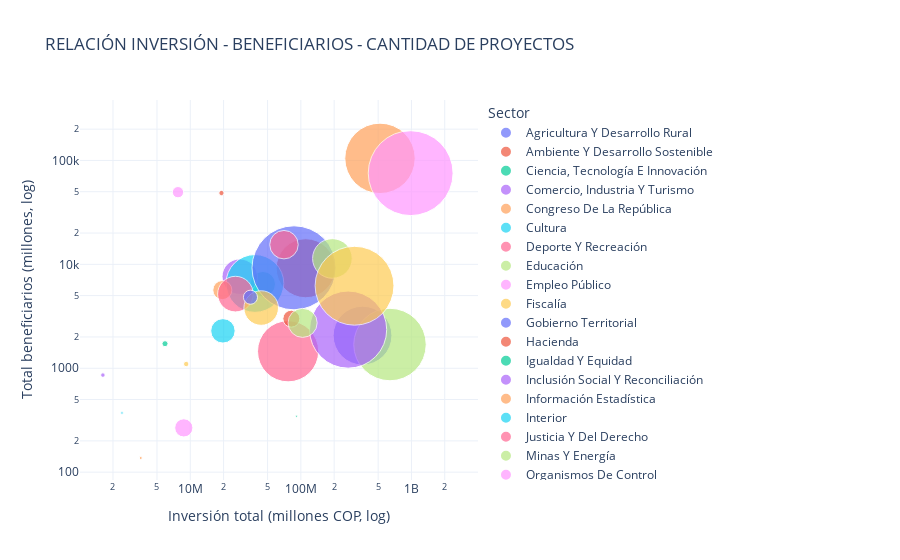

Notebook code for this chart:
### Markdown cell above
#   *2)  Relación entre inversión pública, cobertura poblacional y volumen de proyectos por sector*
Este gráfico de burbuja analiza la relación entre la inversión pública total, el número de beneficiarios y la cantidad de proyectos ejecutados por sector.
El eje horizontal representa la inversión total (en millones de COP), el eje vertical el total de beneficiarios, y el tamaño de la burbuja indica el número de proyectos.
Ambos ejes se presentan en escala logarítmica para facilitar la comparación entre sectores con magnitudes muy distintas.

### Code cell
# Agrupar y crear el dataframe resumido por sector
Variables_Sector = (
    df.groupby("Sector", as_index=False)
      .agg(
          ValorTotalProyecto_M=("ValorTotalProyecto", lambda x: x.sum() / 1_000_000),
          TotalBeneficiario_M=("TotalBeneficiario", lambda x: x.sum() / 1_000_000),
          CantidadProyectos=("Bpin", "count")
      )
)

# Gráfico burbuja
fig = px.scatter(
    Variables_Sector,
    x="ValorTotalProyecto_M",
    y="TotalBeneficiario_M",
    size="CantidadProyectos",
    color="Sector",
    hover_name="Sector",
    title="RELACIÓN INVERSIÓN - BENEFICIARIOS - CANTIDAD DE PROYECTOS",
    template="plotly_white",
    log_x=True,
    log_y=True,
    size_max=60
)

fig.update_xaxes(title="Inversión total (millones COP, log)")
fig.update_yaxes(title="Total beneficiarios (millones, log)")
fig.show()

### Figure 1 — Plotly figure (JSON) as saved in the notebook; plotly's stock layout.template omitted (floating-point values rounded to 4 significant figures)
{"data": [{"hovertemplate": "<b>%{hovertext}</b><br><br>Sector=Agricultura Y Desarrollo Rural<br>ValorTotalProyecto_M=%{x}<br>TotalBeneficiario_M=%{y}<br>CantidadProyectos=%{marker.size}<extra></extra>", "hovertext": ["Agricultura Y Desarrollo Rural"], "legendgroup": "Agricultura Y Desarrollo Rural", "marker": {"color": "#636efa", "size": [28418], "sizemode": "area", "sizeref": 16.45, "symbol": "circle"}, "mode": "markers", "name": "Agricultura Y Desarrollo Rural", "orientation": "v", "showlegend": true, "type": "scatter", "x": [361100000.0], "xaxis": "x", "y": [2062.0], "yaxis": "y"}, {"hovertemplate": "<b>%{hovertext}</b><br><br>Sector=Ambiente Y Desarrollo Sostenible<br>ValorTotalProyecto_M=%{x}<br>TotalBeneficiario_M=%{y}<br>CantidadProyectos=%{marker.size}<extra></extra>", "hovertext": ["Ambiente Y Desarrollo Sostenible"], "legendgroup": "Ambiente Y Desarrollo Sostenible", "marker": {"color": "#EF553B", "size": [28645], "sizemode": "area", "sizeref": 16.45, "symbol": "circle"}, "mode": "markers", "name": "Ambiente Y Desarrollo Sostenible", "orientation": "v", "showlegend": true, "type": "scatter", "x": [110500000.0], "xaxis": "x", "y": [9173.0], "yaxis": "y"}, {"hovertemplate": "<b>%{hovertext}</b><br><br>Sector=Ciencia, Tecnología E Innovación<br>ValorTotalProyecto_M=%{x}<br>TotalBeneficiario_M=%{y}<br>CantidadProyectos=%{marker.size}<extra></extra>", "hovertext": ["Ciencia, Tecnología E Innovación"], "legendgroup": "Ciencia, Tecnología E Innovación", "marker": {"color": "#00cc96", "size": [5296], "sizemode": "area", "sizeref": 16.45, "symbol": "circle"}, "mode": "markers", "name": "Ciencia, Tecnología E Innovación", "orientation": "v", "showlegend": true, "type": "scatter", "x": [45270000.0], "xaxis": "x", "y": [6450.0], "yaxis": "y"}, {"hovertemplate": "<b>%{hovertext}</b><br><br>Sector=Comercio, Industria Y Turismo<br>ValorTotalProyecto_M=%{x}<br>TotalBeneficiario_M=%{y}<br>CantidadProyectos=%{marker.size}<extra></extra>", "hovertext": ["Comercio, Industria Y Turismo"], "legendgroup": "Comercio, Industria Y Turismo", "marker": {"color": "#ab63fa", "size": [10354], "sizemode": "area", "sizeref": 16.45, "symbol": "circle"}, "mode": "markers", "name": "Comercio, Industria Y Turismo", "orientation": "v", "showlegend": true, "type": "scatter", "x": [28010000.0], "xaxis": "x", "y": [7604.0], "yaxis": "y"}, {"hovertemplate": "<b>%{hovertext}</b><br><br>Sector=Congreso De La República<br>ValorTotalProyecto_M=%{x}<br>TotalBeneficiario_M=%{y}<br>CantidadProyectos=%{marker.size}<extra></extra>", "hovertext": ["Congreso De La República"], "legendgroup": "Congreso De La República", "marker": {"color": "#FFA15A", "size": [73], "sizemode": "area", "sizeref": 16.45, "symbol": "circle"}, "mode": "markers", "name": "Congreso De La República", "orientation": "v", "showlegend": true, "type": "scatter", "x": [3567000.0], "xaxis": "x", "y": [136.9], "yaxis": "y"}, {"hovertemplate": "<b>%{hovertext}</b><br><br>Sector=Cultura<br>ValorTotalProyecto_M=%{x}<br>TotalBeneficiario_M=%{y}<br>CantidadProyectos=%{marker.size}<extra></extra>", "hovertext": ["Cultura"], "legendgroup": "Cultura", "marker": {"color": "#19d3f3", "size": [27460], "sizemode": "area", "sizeref": 16.45, "symbol": "circle"}, "mode": "markers", "name": "Cultura", "orientation": "v", "showlegend": true, "type": "scatter", "x": [38410000.0], "xaxis": "x", "y": [6548.0], "yaxis": "y"}, {"hovertemplate": "<b>%{hovertext}</b><br><br>Sector=Deporte Y Recreación<br>ValorTotalProyecto_M=%{x}<br>TotalBeneficiario_M=%{y}<br>CantidadProyectos=%{marker.size}<extra></extra>", "hovertext": ["Deporte Y Recreación"], "legendgroup": "Deporte Y Recreación", "marker": {"color": "#FF6692", "size": [30767], "sizemode": "area", "sizeref": 16.45, "symbol": "circle"}, "mode": "markers", "name": "Deporte Y Recreación", "orientation": "v", "showlegend": true, "type": "scatter", "x": [76660000.0], "xaxis": "x", "y": [1457.0], "yaxis": "y"}, {"hovertemplate": "<b>%{hovertext}</b><br><br>Sector=Educación<br>ValorTotalProyecto_M=%{x}<br>TotalBeneficiario_M=%{y}<br>CantidadProyectos=%{marker.size}<extra></extra>", "hovertext": ["Educación"], "legendgroup": "Educación", "marker": {"color": "#B6E880", "size": [43179], "sizemode": "area", "sizeref": 16.45, "symbol": "circle"}, "mode": "markers", "name": "Educación", "orientation": "v", "showlegend": true, "type": "scatter", "x": [639700000.0], "xaxis": "x", "y": [1691.0], "yaxis": "y"}, {"hovertemplate": "<b>%{hovertext}</b><br><br>Sector=Empleo Público<br>ValorTotalProyecto_M=%{x}<br>TotalBeneficiario_M=%{y}<br>CantidadProyectos=%{marker.size}<extra></extra>", "hovertext": ["Empleo Público"], "legendgroup": "Empleo Público", "marker": {"color": "#FF97FF", "size": [2730], "sizemode": "area", "sizeref": 16.45, "symbol": "circle"}, "mode": "markers", "name": "Empleo Público", "orientation": "v", "showlegend": true, "type": "scatter", "x": [8737000.0], "xaxis": "x", "y": [266.8], "yaxis": "y"}, {"hovertemplate": "<b>%{hovertext}</b><br><br>Sector=Fiscalía<br>ValorTotalProyecto_M=%{x}<br>TotalBeneficiario_M=%{y}<br>CantidadProyectos=%{marker.size}<extra></extra>", "hovertext": ["Fiscalía"], "legendgroup": "Fiscalía", "marker": {"color": "#FECB52", "size": [239], "sizemode": "area", "sizeref": 16.45, "symbol": "circle"}, "mode": "markers", "name": "Fiscalía", "orientation": "v", "showlegend": true, "type": "scatter", "x": [9185000.0], "xaxis": "x", "y": [1098.0], "yaxis": "y"}, {"hovertemplate": "<b>%{hovertext}</b><br><br>Sector=Gobierno Territorial<br>ValorTotalProyecto_M=%{x}<br>TotalBeneficiario_M=%{y}<br>CantidadProyectos=%{marker.size}<extra></extra>", "hovertext": ["Gobierno Territorial"], "legendgroup": "Gobierno Territorial", "marker": {"color": "#636efa", "size": [58100], "sizemode": "area", "sizeref": 16.45, "symbol": "circle"}, "mode": "markers", "name": "Gobierno Territorial", "orientation": "v", "showlegend": true, "type": "scatter", "x": [86700000.0], "xaxis": "x", "y": [9256.0], "yaxis": "y"}, {"hovertemplate": "<b>%{hovertext}</b><br><br>Sector=Hacienda<br>ValorTotalProyecto_M=%{x}<br>TotalBeneficiario_M=%{y}<br>CantidadProyectos=%{marker.size}<extra></extra>", "hovertext": ["Hacienda"], "legendgroup": "Hacienda", "marker": {"color": "#EF553B", "size": [2370], "sizemode": "area", "sizeref": 16.45, "symbol": "circle"}, "mode": "markers", "name": "Hacienda", "orientation": "v", "showlegend": true, "type": "scatter", "x": [81990000.0], "xaxis": "x", "y": [2999.0], "yaxis": "y"}, {"hovertemplate": "<b>%{hovertext}</b><br><br>Sector=Igualdad Y Equidad<br>ValorTotalProyecto_M=%{x}<br>TotalBeneficiario_M=%{y}<br>CantidadProyectos=%{marker.size}<extra></extra>", "hovertext": ["Igualdad Y Equidad"], "legendgroup": "Igualdad Y Equidad", "marker": {"color": "#00cc96", "size": [36], "sizemode": "area", "sizeref": 16.45, "symbol": "circle"}, "mode": "markers", "name": "Igualdad Y Equidad", "orientation": "v", "showlegend": true, "type": "scatter", "x": [91290000.0], "xaxis": "x", "y": [345.5], "yaxis": "y"}, {"hovertemplate": "<b>%{hovertext}</b><br><br>Sector=Inclusión Social Y Reconciliación<br>ValorTotalProyecto_M=%{x}<br>TotalBeneficiario_M=%{y}<br>CantidadProyectos=%{marker.size}<extra></extra>", "hovertext": ["Inclusión Social Y Reconciliación"], "legendgroup": "Inclusión Social Y Reconciliación", "marker": {"color": "#ab63fa", "size": [48944], "sizemode": "area", "sizeref": 16.45, "symbol": "circle"}, "mode": "markers", "name": "Inclusión Social Y Reconciliación", "orientation": "v", "showlegend": true, "type": "scatter", "x": [267600000.0], "xaxis": "x", "y": [2355.0], "yaxis": "y"}, {"hovertemplate": "<b>%{hovertext}</b><br><br>Sector=Información Estadística<br>ValorTotalProyecto_M=%{x}<br>TotalBeneficiario_M=%{y}<br>CantidadProyectos=%{marker.size}<extra></extra>", "hovertext": ["Información Estadística"], "legendgroup": "Información Estadística", "marker": {"color": "#FFA15A", "size": [2996], "sizemode": "area", "sizeref": 16.45, "symbol": "circle"}, "mode": "markers", "name": "Información Estadística", "orientation": "v", "showlegend": true, "type": "scatter", "x": [19480000.0], "xaxis": "x", "y": [5651.0], "yaxis": "y"}, {"hovertemplate": "<b>%{hovertext}</b><br><br>Sector=Interior<br>ValorTotalProyecto_M=%{x}<br>TotalBeneficiario_M=%{y}<br>CantidadProyectos=%{marker.size}<extra></extra>", "hovertext": ["Interior"], "legendgroup": "Interior", "marker": {"color": "#19d3f3", "size": [4903], "sizemode": "area", "sizeref": 16.45, "symbol": "circle"}, "mode": "markers", "name": "Interior", "orientation": "v", "showlegend": true, "type": "scatter", "x": [19740000.0], "xaxis": "x", "y": [2290.0], "yaxis": "y"}, {"hovertemplate": "<b>%{hovertext}</b><br><br>Sector=Justicia Y Del Derecho<br>ValorTotalProyecto_M=%{x}<br>TotalBeneficiario_M=%{y}<br>CantidadProyectos=%{marker.size}<extra></extra>", "hovertext": ["Justicia Y Del Derecho"], "legendgroup": "Justicia Y Del Derecho", "marker": {"color": "#FF6692", "size": [10436], "sizemode": "area", "sizeref": 16.45, "symbol": "circle"}, "mode": "markers", "name": "Justicia Y Del Derecho", "orientation": "v", "showlegend": true, "type": "scatter", "x": [25590000.0], "xaxis": "x", "y": [5170.0], "yaxis": "y"}, {"hovertemplate": "<b>%{hovertext}</b><br><br>Sector=Minas Y Energía<br>ValorTotalProyecto_M=%{x}<br>TotalBeneficiario_M=%{y}<br>CantidadProyectos=%{marker.size}<extra></extra>", "hovertext": ["Minas Y Energía"], "legendgroup": "Minas Y Energía", "marker": {"color": "#B6E880", "size": [12915], "sizemode": "area", "sizeref": 16.45, "symbol": "circle"}, "mode": "markers", "name": "Minas Y Energía", "orientation": "v", "showlegend": true, "type": "scatter", "x": [192800000.0], "xaxis": "x", "y": [11390.0], "yaxis": "y"}, {"hovertemplate": "<b>%{hovertext}</b><br><br>Sector=Organismos De Control<br>ValorTotalProyecto_M=%{x}<br>TotalBeneficiario_M=%{y}<br>CantidadProyectos=%{marker.size}<extra></extra>", "hovertext": ["Organismos De Control"], "legendgroup": "Organismos De Control", "marker": {"color": "#FF97FF", "size": [1052], "sizemode": "area", "sizeref": 16.45, "symbol": "circle"}, "mode": "markers", "name": "Organismos De Control", "orientation": "v", "showlegend": true, "type": "scatter", "x": [7740000.0], "xaxis": "x", "y": [49490.0], "yaxis": "y"}, {"hovertemplate": "<b>%{hovertext}</b><br><br>Sector=Planeación<br>ValorTotalProyecto_M=%{x}<br>TotalBeneficiario_M=%{y}<br>CantidadProyectos=%{marker.size}<extra></extra>", "hovertext": ["Planeación"], "legendgroup": "Planeación", "marker": {"color": "#FECB52", "size": [9828], "sizemode": "area", "sizeref": 16.45, "symbol": "circle"}, "mode": "markers", "name": "Planeación", "orientation": "v", "showlegend": true, "type": "scatter", "x": [43770000.0], "xaxis": "x", "y": [3799.0], "yaxis": "y"}, {"hovertemplate": "<b>%{hovertext}</b><br><br>Sector=Presidencia De La República<br>ValorTotalProyecto_M=%{x}<br>TotalBeneficiario_M=%{y}<br>CantidadProyectos=%{marker.size}<extra></extra>", "hovertext": ["Presidencia De La República"], "legendgroup": "Presidencia De La República", "marker": {"color": "#636efa", "size": [1638], "sizemode": "area", "sizeref": 16.45, "symbol": "circle"}, "mode": "markers", "name": "Presidencia De La República", "orientation": "v", "showlegend": true, "type": "scatter", "x": [35020000.0], "xaxis": "x", "y": [4826.0], "yaxis": "y"}, {"hovertemplate": "<b>%{hovertext}</b><br><br>Sector=Rama Judicial<br>ValorTotalProyecto_M=%{x}<br>TotalBeneficiario_M=%{y}<br>CantidadProyectos=%{marker.size}<extra></extra>", "hovertext": ["Rama Judicial"], "legendgroup": "Rama Judicial", "marker": {"color": "#EF553B", "size": [230], "sizemode": "area", "sizeref": 16.45, "symbol": "circle"}, "mode": "markers", "name": "Rama Judicial", "orientation": "v", "showlegend": true, "type": "scatter", "x": [19140000.0], "xaxis": "x", "y": [48560.0], "yaxis": "y"}, {"hovertemplate": "<b>%{hovertext}</b><br><br>Sector=Registraduría<br>ValorTotalProyecto_M=%{x}<br>TotalBeneficiario_M=%{y}<br>CantidadProyectos=%{marker.size}<extra></extra>", "hovertext": ["Registraduría"], "legendgroup": "Registraduría", "marker": {"color": "#00cc96", "size": [302], "sizemode": "area", "sizeref": 16.45, "symbol": "circle"}, "mode": "markers", "name": "Registraduría", "orientation": "v", "showlegend": true, "type": "scatter", "x": [5909000.0], "xaxis": "x", "y": [1723.0], "yaxis": "y"}, {"hovertemplate": "<b>%{hovertext}</b><br><br>Sector=Relaciones Exteriores<br>ValorTotalProyecto_M=%{x}<br>TotalBeneficiario_M=%{y}<br>CantidadProyectos=%{marker.size}<extra></extra>", "hovertext": ["Relaciones Exteriores"], "legendgroup": "Relaciones Exteriores", "marker": {"color": "#ab63fa", "size": [166], "sizemode": "area", "sizeref": 16.45, "symbol": "circle"}, "mode": "markers", "name": "Relaciones Exteriores", "orientation": "v", "showlegend": true, "type": "scatter", "x": [1621000.0], "xaxis": "x", "y": [859.5], "yaxis": "y"}, {"hovertemplate": "<b>%{hovertext}</b><br><br>Sector=Salud Y Protección Social<br>ValorTotalProyecto_M=%{x}<br>TotalBeneficiario_M=%{y}<br>CantidadProyectos=%{marker.size}<extra></extra>", "hovertext": ["Salud Y Protección Social"], "legendgroup": "Salud Y Protección Social", "marker": {"color": "#FFA15A", "size": [40788], "sizemode": "area", "sizeref": 16.45, "symbol": "circle"}, "mode": "markers", "name": "Salud Y Protección Social", "orientation": "v", "showlegend": true, "type": "scatter", "x": [519500000.0], "xaxis": "x", "y": [104700.0], "yaxis": "y"}, {"hovertemplate": "<b>%{hovertext}</b><br><br>Sector=Sistema Integral De Verdad, Justicia, Reparación Y No Repetición<br>ValorTotalProyecto_M=%{x}<br>TotalBeneficiario_M=%{y}<br>CantidadProyectos=%{marker.size}<extra></extra>", "hovertext": ["Sistema Integral De Verdad, Justicia, Reparación Y No Repetición"], "legendgroup": "Sistema Integral De Verdad, Justicia, Reparación Y No Repetición", "marker": {"color": "#19d3f3", "size": [62], "sizemode": "area", "sizeref": 16.45, "symbol": "circle"}, "mode": "markers", "name": "Sistema Integral De Verdad, Justicia, Reparación Y No Repetición", "orientation": "v", "showlegend": true, "type": "scatter", "x": [2412000.0], "xaxis": "x", "y": [371.2], "yaxis": "y"}, {"hovertemplate": "<b>%{hovertext}</b><br><br>Sector=Tecnologías De La Información Y Las Comunicaciones<br>ValorTotalProyecto_M=%{x}<br>TotalBeneficiario_M=%{y}<br>CantidadProyectos=%{marker.size}<extra></extra>", "hovertext": ["Tecnologías De La Información Y Las Comunicaciones"], "legendgroup": "Tecnologías De La Información Y Las Comunicaciones", "marker": {"color": "#FF6692", "size": [6659], "sizemode": "area", "sizeref": 16.45, "symbol": "circle"}, "mode": "markers", "name": "Tecnologías De La Información Y Las Comunicaciones", "orientation": "v", "showlegend": true, "type": "scatter", "x": [70350000.0], "xaxis": "x", "y": [15460.0], "yaxis": "y"}, {"hovertemplate": "<b>%{hovertext}</b><br><br>Sector=Trabajo<br>ValorTotalProyecto_M=%{x}<br>TotalBeneficiario_M=%{y}<br>CantidadProyectos=%{marker.size}<extra></extra>", "hovertext": ["Trabajo"], "legendgroup": "Trabajo", "marker": {"color": "#B6E880", "size": [6960], "sizemode": "area", "sizeref": 16.45, "symbol": "circle"}, "mode": "markers", "name": "Trabajo", "orientation": "v", "showlegend": true, "type": "scatter", "x": [103700000.0], "xaxis": "x", "y": [2734.0], "yaxis": "y"}, {"hovertemplate": "<b>%{hovertext}</b><br><br>Sector=Transporte<br>ValorTotalProyecto_M=%{x}<br>TotalBeneficiario_M=%{y}<br>CantidadProyectos=%{marker.size}<extra></extra>", "hovertext": ["Transporte"], "legendgroup": "Transporte", "marker": {"color": "#FF97FF", "size": [59225], "sizemode": "area", "sizeref": 16.45, "symbol": "circle"}, "mode": "markers", "name": "Transporte", "orientation": "v", "showlegend": true, "type": "scatter", "x": [983800000.0], "xaxis": "x", "y": [75440.0], "yaxis": "y"}, {"hovertemplate": "<b>%{hovertext}</b><br><br>Sector=Vivienda, Ciudad Y Territorio<br>ValorTotalProyecto_M=%{x}<br>TotalBeneficiario_M=%{y}<br>CantidadProyectos=%{marker.size}<extra></extra>", "hovertext": ["Vivienda, Ciudad Y Territorio"], "legendgroup": "Vivienda, Ciudad Y Territorio", "marker": {"color": "#FECB52", "size": [51156], "sizemode": "area", "sizeref": 16.45, "symbol": "circle"}, "mode": "markers", "name": "Vivienda, Ciudad Y Territorio", "orientation": "v", "showlegend": true, "type": "scatter", "x": [305800000.0], "xaxis": "x", "y": [6224.0], "yaxis": "y"}], "layout": {"legend": {"itemsizing": "constant", "title": {"text": "Sector"}, "tracegroupgap": 0}, "title": {"text": "RELACIÓN INVERSIÓN - BENEFICIARIOS - CANTIDAD DE PROYECTOS"}, "xaxis": {"anchor": "y", "domain": [0, 1], "title": {"text": "Inversión total (millones COP, log)"}, "type": "log"}, "yaxis": {"anchor": "x", "domain": [0, 1], "title": {"text": "Total beneficiarios (millones, log)"}, "type": "log"}}}
